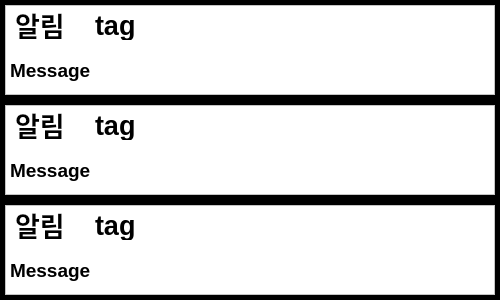
<?xml version="1.0" encoding="UTF-8"?>
<ui version="4.0">
 <class>Form</class>
 <widget class="QWidget" name="Form">
  <property name="geometry">
   <rect>
    <x>0</x>
    <y>0</y>
    <width>500</width>
    <height>300</height>
   </rect>
  </property>
  <property name="windowTitle">
   <string>Form</string>
  </property>
  <property name="styleSheet">
   <string notr="true">background-color: rgb(0, 0, 0);</string>
  </property>
  <widget class="QFrame" name="noti1">
   <property name="geometry">
    <rect>
     <x>5</x>
     <y>5</y>
     <width>490</width>
     <height>90</height>
    </rect>
   </property>
   <property name="styleSheet">
    <string notr="true">background-color: rgb(255, 255, 255);</string>
   </property>
   <property name="frameShape">
    <enum>QFrame::StyledPanel</enum>
   </property>
   <property name="frameShadow">
    <enum>QFrame::Raised</enum>
   </property>
   <widget class="QLabel" name="label">
    <property name="geometry">
     <rect>
      <x>10</x>
      <y>5</y>
      <width>60</width>
      <height>30</height>
     </rect>
    </property>
    <property name="font">
     <font>
      <family>Arial</family>
      <pointsize>20</pointsize>
      <weight>75</weight>
      <bold>true</bold>
     </font>
    </property>
    <property name="text">
     <string>알림</string>
    </property>
   </widget>
   <widget class="QLabel" name="lbl_tag_1">
    <property name="geometry">
     <rect>
      <x>90</x>
      <y>5</y>
      <width>350</width>
      <height>30</height>
     </rect>
    </property>
    <property name="font">
     <font>
      <family>Arial</family>
      <pointsize>20</pointsize>
      <weight>75</weight>
      <bold>true</bold>
     </font>
    </property>
    <property name="text">
     <string>tag</string>
    </property>
   </widget>
   <widget class="QLabel" name="lbl_message_1">
    <property name="geometry">
     <rect>
      <x>5</x>
      <y>50</y>
      <width>470</width>
      <height>30</height>
     </rect>
    </property>
    <property name="font">
     <font>
      <family>Arial</family>
      <pointsize>14</pointsize>
      <weight>75</weight>
      <bold>true</bold>
     </font>
    </property>
    <property name="text">
     <string>Message</string>
    </property>
   </widget>
  </widget>
  <widget class="QFrame" name="noti2">
   <property name="geometry">
    <rect>
     <x>5</x>
     <y>105</y>
     <width>490</width>
     <height>90</height>
    </rect>
   </property>
   <property name="styleSheet">
    <string notr="true">background-color: rgb(255, 255, 255);</string>
   </property>
   <property name="frameShape">
    <enum>QFrame::StyledPanel</enum>
   </property>
   <property name="frameShadow">
    <enum>QFrame::Raised</enum>
   </property>
   <widget class="QLabel" name="label_2">
    <property name="geometry">
     <rect>
      <x>10</x>
      <y>5</y>
      <width>60</width>
      <height>30</height>
     </rect>
    </property>
    <property name="font">
     <font>
      <family>Arial</family>
      <pointsize>20</pointsize>
      <weight>75</weight>
      <bold>true</bold>
     </font>
    </property>
    <property name="text">
     <string>알림</string>
    </property>
   </widget>
   <widget class="QLabel" name="lbl_tag_2">
    <property name="geometry">
     <rect>
      <x>90</x>
      <y>5</y>
      <width>350</width>
      <height>30</height>
     </rect>
    </property>
    <property name="font">
     <font>
      <family>Arial</family>
      <pointsize>20</pointsize>
      <weight>75</weight>
      <bold>true</bold>
     </font>
    </property>
    <property name="text">
     <string>tag</string>
    </property>
   </widget>
   <widget class="QLabel" name="lbl_message_2">
    <property name="geometry">
     <rect>
      <x>5</x>
      <y>50</y>
      <width>470</width>
      <height>30</height>
     </rect>
    </property>
    <property name="font">
     <font>
      <family>Arial</family>
      <pointsize>14</pointsize>
      <weight>75</weight>
      <bold>true</bold>
     </font>
    </property>
    <property name="text">
     <string>Message</string>
    </property>
   </widget>
  </widget>
  <widget class="QFrame" name="noti3">
   <property name="geometry">
    <rect>
     <x>5</x>
     <y>205</y>
     <width>490</width>
     <height>90</height>
    </rect>
   </property>
   <property name="styleSheet">
    <string notr="true">background-color: rgb(255, 255, 255);</string>
   </property>
   <property name="frameShape">
    <enum>QFrame::StyledPanel</enum>
   </property>
   <property name="frameShadow">
    <enum>QFrame::Raised</enum>
   </property>
   <widget class="QLabel" name="label_3">
    <property name="geometry">
     <rect>
      <x>10</x>
      <y>5</y>
      <width>60</width>
      <height>30</height>
     </rect>
    </property>
    <property name="font">
     <font>
      <family>Arial</family>
      <pointsize>20</pointsize>
      <weight>75</weight>
      <bold>true</bold>
     </font>
    </property>
    <property name="text">
     <string>알림</string>
    </property>
   </widget>
   <widget class="QLabel" name="lbl_tag_3">
    <property name="geometry">
     <rect>
      <x>90</x>
      <y>5</y>
      <width>350</width>
      <height>30</height>
     </rect>
    </property>
    <property name="font">
     <font>
      <family>Arial</family>
      <pointsize>20</pointsize>
      <weight>75</weight>
      <bold>true</bold>
     </font>
    </property>
    <property name="text">
     <string>tag</string>
    </property>
   </widget>
   <widget class="QLabel" name="lbl_message_3">
    <property name="geometry">
     <rect>
      <x>5</x>
      <y>50</y>
      <width>470</width>
      <height>30</height>
     </rect>
    </property>
    <property name="font">
     <font>
      <family>Arial</family>
      <pointsize>14</pointsize>
      <weight>75</weight>
      <bold>true</bold>
     </font>
    </property>
    <property name="text">
     <string>Message</string>
    </property>
   </widget>
  </widget>
 </widget>
 <resources/>
 <connections/>
</ui>
